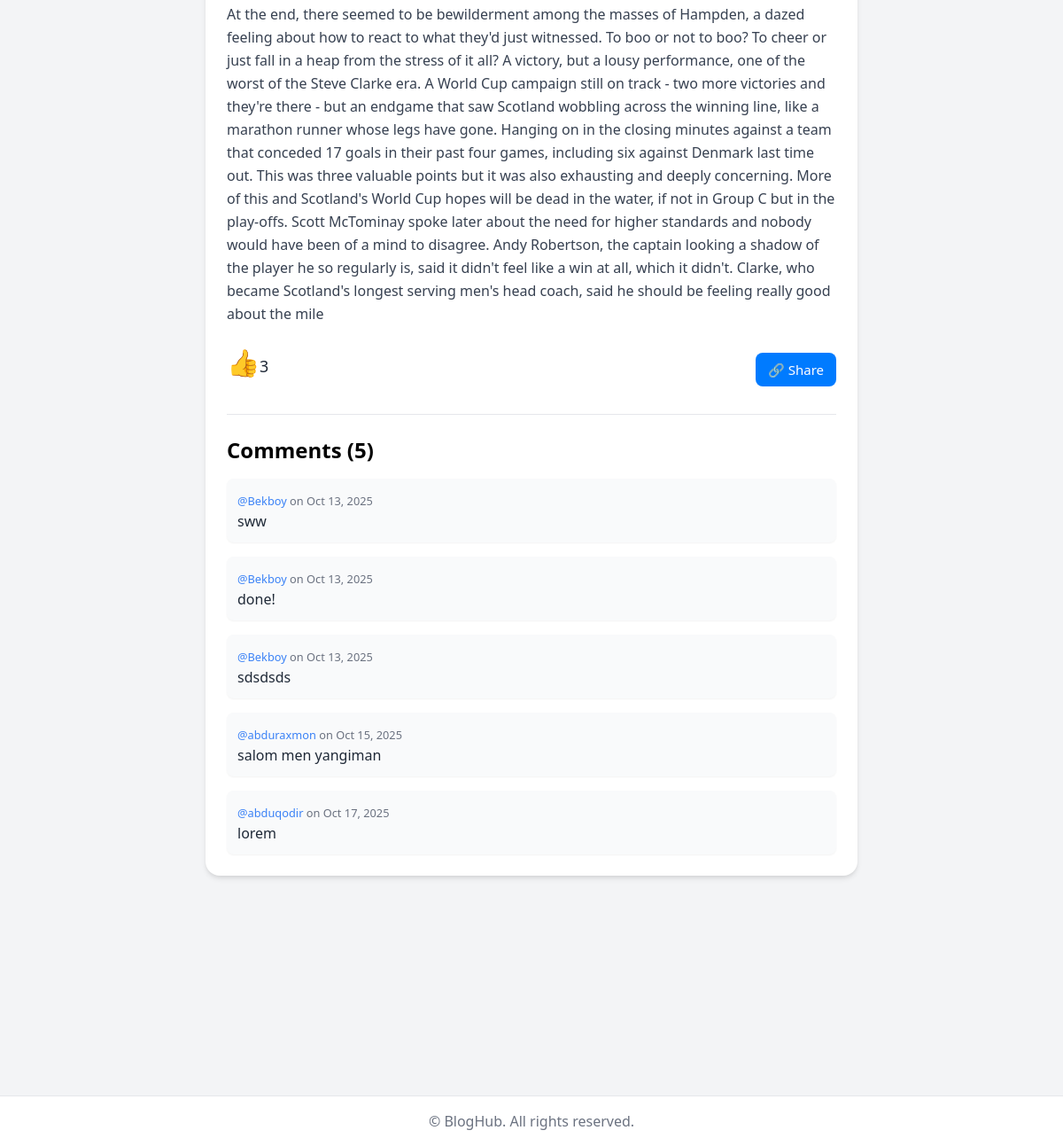
The page /blog/f7f8bf3708ff4c7592a8b0608f03a146/ (lower part) on the database as committed earlier.
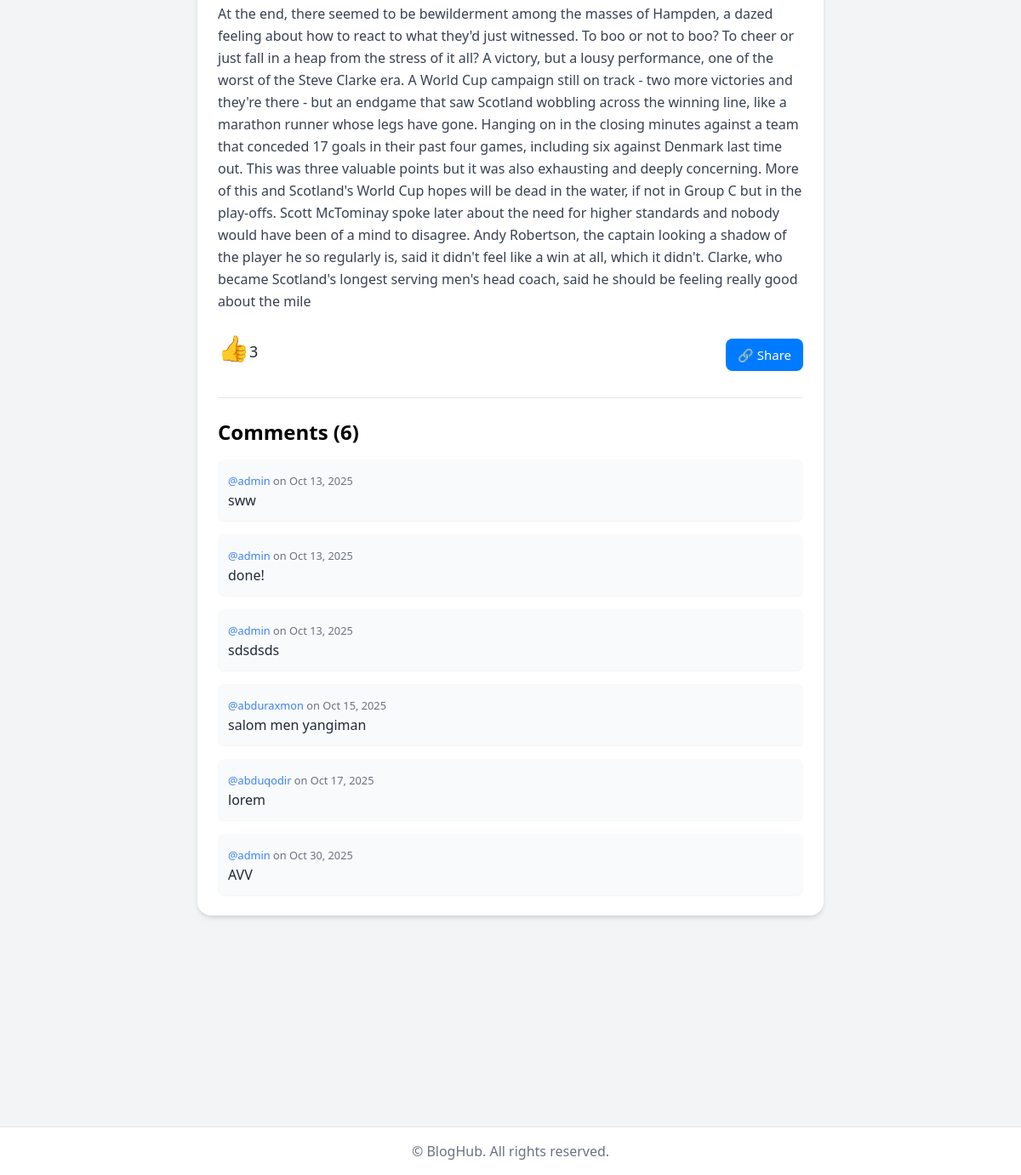
The same page on the database as committed later.
### blog/models.py (models this page shows, shortened)
class Blog(models.Model):
    link = models.CharField(default=short_uuid, unique=True, editable=False, db_index=True)
    category = models.ForeignKey(BlogCategory, on_delete=models.CASCADE, related_name='blog')
    title = models.CharField(max_length=150)
    description = models.TextField()
    photo = models.ImageField(null=True, blank=True, upload_to='blog/images/')
    owner = models.ForeignKey(UserProfile, on_delete=models.CASCADE)
    likes = models.PositiveIntegerField(default=0)
    created_at = models.DateTimeField(auto_now_add=True)
    updated_at = models.DateTimeField(auto_now=True)

class BlogComment(models.Model):
    blog = models.ForeignKey(Blog, on_delete=models.CASCADE, related_name='comments')
    comment = models.TextField()
    created_at = models.DateTimeField(auto_now_add=True)
    updated_at = models.DateTimeField(auto_now=True)
    user = models.ForeignKey(UserProfile, on_delete=models.CASCADE)

### accounts/models.py (models this page shows, shortened)
class UserProfile(models.Model):
    user = models.OneToOneField(User, on_delete=models.CASCADE, null=True, blank=True, related_name='profile')
    position = models.CharField(max_length=10, choices=[(k, v) for k, v in positions.items()], default='user')
    first_name = models.CharField(max_length=100)
    last_name = models.CharField(max_length=100)
    username = models.CharField(max_length=100, unique=True, blank=True, null=True)
    email = models.EmailField(max_length=100, unique=True)
    address = models.CharField(max_length=250)
    country_code = models.CharField(max_length=20, choices=[(k, v) for k, v in country_codes.items()], default='Uzb')
    phone = models.IntegerField()

### blog/views.py (the view)
# urls.py: path('blog/<str:link>/', blog_detail, name='blog_detail'),
def blog_detail(request, link):
    blog = Blog.objects.get(link=link)
    is_liked = False
    if request.user.is_authenticated:
        user = request.user.profile
        is_liked = BlogLikes.objects.filter(blog=blog, user=user).exists()
    categories = BlogCategory.objects.all()
    share_url = request.build_absolute_uri()
    comments = BlogComment.objects.filter(blog=blog).order_by('-created_at')
    context = {
        'blog': blog,
        'categories': categories,
        'share_url': share_url,
        'is_liked': is_liked,
        'comments': comments,
    }
    return render(request, 'homepage/blogdetail.html', context)

### templates/homepage/blogdetail.html (shortened to what this page needs)
{% extends 'base.html' %}
{% load static %}
{% block content %}
<link href="https://cdn.jsdelivr.net/npm/tailwindcss@2.2.19/dist/tailwind.min.css" rel="stylesheet">
<article class="max-w-3xl mx-auto py-10 px-4">
  <div class="bg-white shadow-md rounded-2xl overflow-hidden">
    <div class="p-6">
      <p class="text-gray-700 leading-relaxed mb-6">{{ blog.description }}</p>
        <div style=" display: flex; justify-content: space-between; align-items: center; ">
        {% if request.user.is_authenticated %}
      <form action="{% url 'like_blog' blog.link %}" method="POST" class="mb-6">
        {% csrf_token %}
        <button class=" hover:bg-indigo-100 text-white  rounded-lg shadow-md transition">
           <p class="text-3xl mb-3 text-gray-800">👍<span style="font-size: 18px;">{{ blog.likes }}</span></p>
        </button>
      </form>
        {% else %}
         <p class="text-3xl mb-3 text-gray-800">👍<span style="font-size: 18px;">{{ blog.likes }}</span></p>
        {% endif %}
  <div class="share-container">
  <button class="share-btn">🔗 Share</button>
</div>
</div>
 <hr class="my-6">
      <h3 class="text-2xl font-semibold mb-4">Comments ({{ blog.comments.count }})</h3>
      <div class="space-y-4">
        {% for comment in blog.comments.all %}
        <div class="bg-gray-50 p-3 rounded-lg shadow-sm">
            <small class="text-gray-500"><a class="text-blue-500" href="#">
                {% if request.user.profile == comment.user %}
                you
                {% else %}
                @{{ comment.user.username }}
                {% endif %}
            </a> on {{ comment.created_at|date:"M d, Y" }}</small>
          <p class="text-gray-800">{{ comment.comment }}</p>
        </div>
        {% empty %}
        <p class="text-gray-500">No comments yet. Be the first!</p>
        {% endfor %}
      </div>
    </div>
  </div>
</article>
{% endblock %}

Rows that differ between the two databases and show on the page:
changed Blog: comments.count "5" → "6"
changed through a linked row, BlogComment "sww": user.username "Bekboy" → "admin"
changed through a linked row, BlogComment "done!": user.username "Bekboy" → "admin"
changed through a linked row, BlogComment "sdsdsds": user.username "Bekboy" → "admin"
added BlogComment: user.username "admin", created_at "Oct 30, 2025", comment "AVV"
